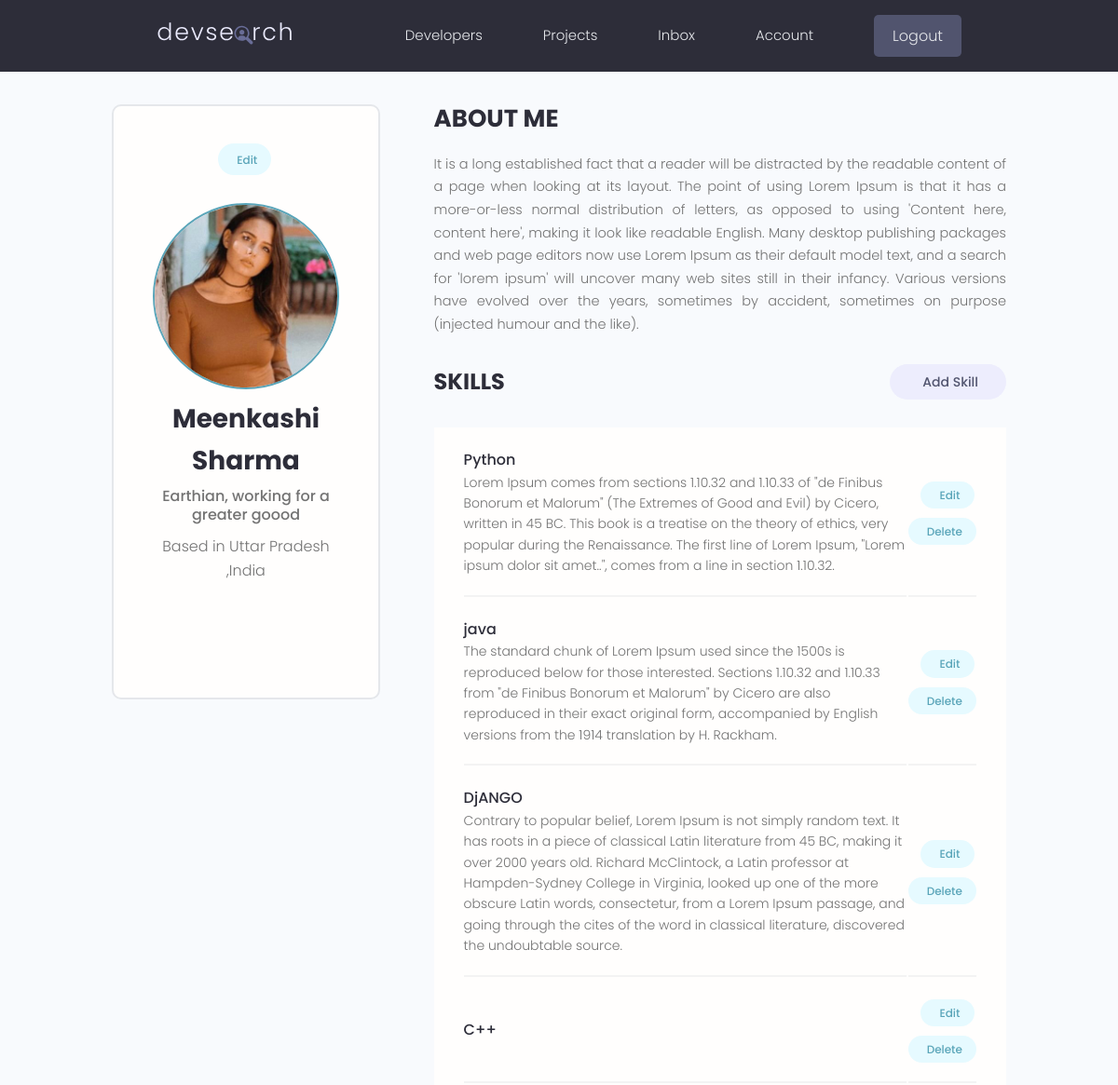
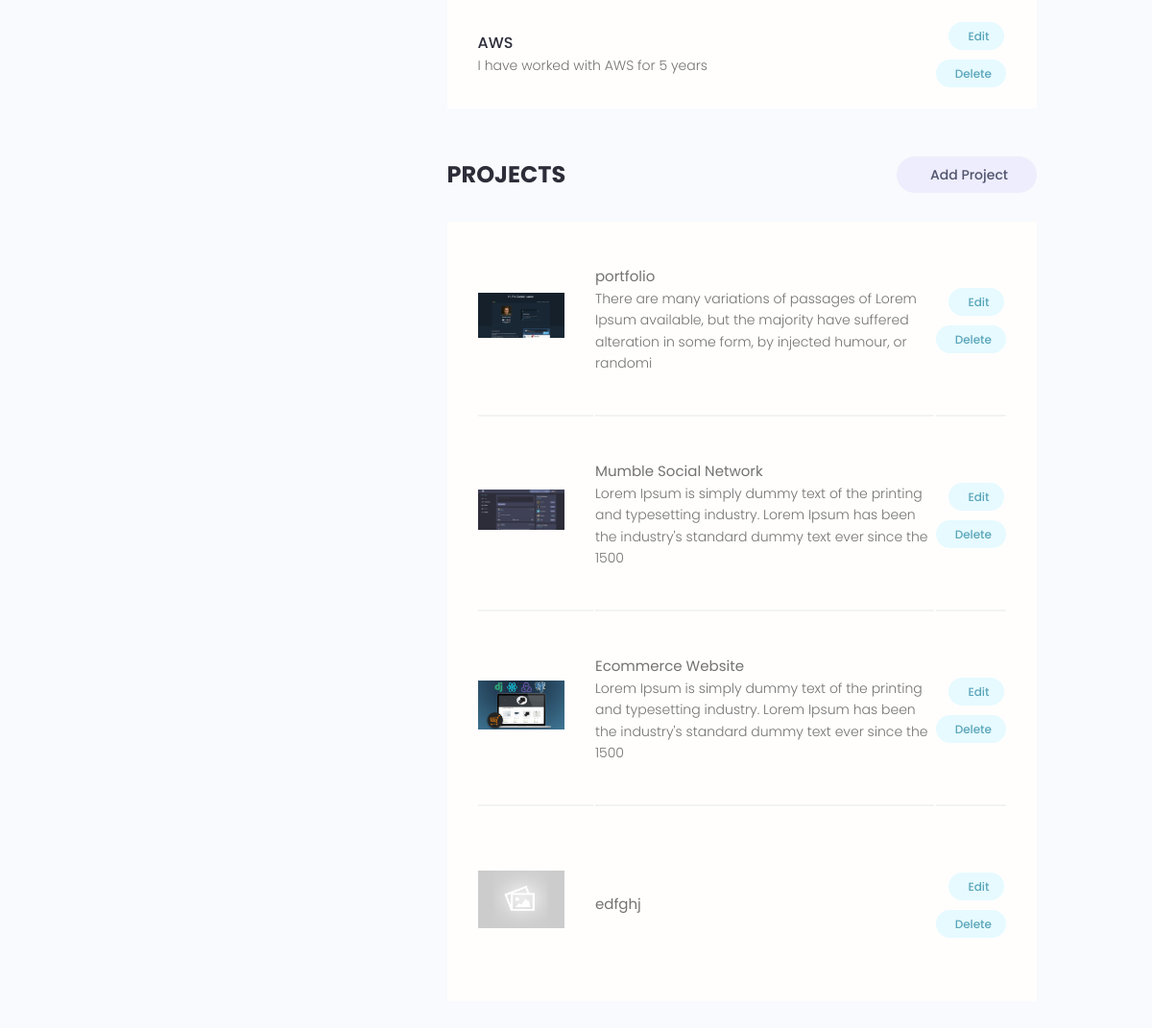
Screenshot of /account/ (signed in) with the database file from the repository (2 pictures, top to bottom).
### users/models.py (models this page shows, shortened)
class Profile(models.Model):
    user = models.OneToOneField(User, on_delete=models.CASCADE,null=True,blank=True)
    name = models.CharField(max_length=200,null=True,blank=True)
    email = models.EmailField(max_length=500,null=True,blank=True)
    username = models.CharField(max_length=200,null=True,blank=True)
    location = models.CharField(max_length=200,null=True,blank=True)
    short_intro = models.CharField(max_length=500,null=True,blank=True)
    bio = models.TextField(blank=True,null=True)
    profile_image = models.ImageField(
        null=True,blank=True, upload_to='profiles/',default ='profiles/user-default.png' )
    social_github = models.CharField(max_length=200,null=True,blank=True)
    social_twitter = models.CharField(max_length=200,null=True,blank=True)
    social_linkedin = models.CharField(max_length=200,null=True,blank=True)
    social_youtube = models.CharField(max_length=200,null=True,blank=True)
    social_website = models.CharField(max_length=200,null=True,blank=True)
    created = models.DateTimeField(auto_now_add=True)
    id = models.UUIDField(default=uuid.uuid4,unique = True,primary_key=True,editable=False)

class Skill(models.Model):
    owner = models.ForeignKey(Profile,on_delete=models.CASCADE,null=True,blank=True)
    name = models.CharField(max_length=200,null=True,blank=True)
    description = models.TextField(null=True,blank=True)
    created = models.DateTimeField(auto_now_add=True)
    id = models.UUIDField(default=uuid.uuid4,unique = True,primary_key=True,editable=False)

### projects/models.py (models this page shows, shortened)
class Project(models.Model):
    owner = models.ForeignKey(Profile,null = True,blank=True,on_delete = models.SET_NULL)
    title = models.CharField(max_length=200)
    description = models.TextField(null = True,blank=True)
    featured_image = models.ImageField(null=True, blank=True, default='default.jpg')
    demo_link = models.CharField(max_length=200,null = True,blank=True)
    source_link  = models.CharField(max_length=200,null = True,blank=True)
    tags = models.ManyToManyField('Tag',blank=True)
    vote_total = models.IntegerField(default=0,null=True,blank=True)
    vote_ratio = models.IntegerField(default=0,null=True,blank=True)
    created = models.DateTimeField(auto_now_add=True)
    id = models.UUIDField(default=uuid.uuid4,unique = True,primary_key=True,editable=False)
    class Meta:
        ordering = ['-vote_ratio','-vote_total','title']

### users/views.py (the view)
# urls.py: path('account/',views.userAccount,name='account'),
@login_required(login_url='login')
def userAccount(request):
    profile = request.user.profile
    skills = profile.skill_set.all()
    projects = profile.project_set.all()
    context = {'profile':profile,'skills':skills,'projects':projects}
    return render(request,'users/account.html', context)

### users/templates/users/account.html (shortened to what this page needs)
{% extends 'main.html' %}
{% block content %}
<main class="settingsPage profile my-md">
  <div class="container">
    <div class="layout">
      <div class="column column--1of3">
        <div class="card text-center">
          <div class="card__body dev">
            <a class="tag tag--pill tag--main settings__btn" href="{% url 'edit-account' %}"
              > Edit</a
            >
            <img
              class="avatar avatar--xl dev__avatar"
              src="{{ profile.profile_image.url }}"
            />
            <h2 class="dev__name">{{profile.name}}</h2>
            <p class="dev__title">{{profile.short_intro}}</p>
            <p class="dev__location">Based in {{profile.location}}</p>
            <ul class="dev__social">
            </ul>
          </div>
        </div>
      </div>
      <div class="column column--2of3">
        <div class="devInfo">
          <h3 class="devInfo__title">About Me</h3>
          <p class="devInfo__about">{{profile.bio}}</p>
        </div>
        <div class="settings">
          <h3 class="settings__title">Skills</h3>
          <a class="tag tag--pill tag--sub settings__btn tag--lg" href="{% url 'create-skill' %}"
            > Add Skill</a
          >
        </div>
        <table class="settings__table">
          {% for skill in skills %}
          <tr>
            <td class="settings__tableInfo">
              <h4>{{skill.name}}</h4>
              <p>{{skill.description}}</p>
            </td>
            <td class="settings__tableActions">
              <a class="tag tag--pill tag--main settings__btn" href="{%  url 'update-skill' skill.id %}"
                > Edit</a
              >
              <a class="tag tag--pill tag--main settings__btn" href="{%  url 'delete-skill' skill.id %}?next=/account"
                > Delete</a
              >
            </td>
          </tr>
          {% endfor %}
        </table>
        <div class="settings">
          <h3 class="settings__title">Projects</h3>
          <a class="tag tag--pill tag--sub settings__btn tag--lg" href="{% url 'create-project' %}"
            > Add Project</a
          >
        </div>
        <table class="settings__table">
          {% for project in projects %}
          <tr>
            <td class="settings__thumbnail">
              <a href="{% url 'project' project.id %}"
                ><img
                  src="{{project.featured_image.url}}"
                  alt="Project Thumbnail"
              /></a>
            </td>
            <td class="settings__tableInfo">
              <Yoga href="{% url 'project' project.id %}">{{project.title}}</a>
              <p>
                {{project.description|slice:'150'}}
              </p>
            </td>
            <td class="settings__tableActions">
              <a class="tag tag--pill tag--main settings__btn" href="{% url 'update-project' project.id %}"
                > Edit</a
              >
              <a class="tag tag--pill tag--main settings__btn" href="{% url 'delete-project' project.id  %}?next=/account"
                > Delete</a
              >
            </td>
          </tr>
          {% endfor %}
        </table>
      </div>
    </div>
  </div>
</main>
{% endblock content %}

### static/styles/app.css (style rules this page uses)
:root { --color-sub: #2d2d39; }
.card { border: 2px solid var(--color-light); }
img { width: 100%; }
.profile .card > .dev { padding: 4rem; }
.dev__avatar { display: block; margin: auto; }
.dev__name { color: var(--color-sub); font-size: 2.8rem; font-weight: 700; margin-top: 1rem; margin-bottom: 0.5rem; }
.dev__title { font-size: 1.6rem; font-weight: 500; line-height: 1.3; }
.dev__location { margin-top: 1rem; }
.dev__social { margin: 3rem 0; list-style: none; display: flex; justify-content: center; gap: 1.5rem; }
.devInfo { margin-bottom: 3rem; }
.devInfo__title, .devInfo__subtitle { font-size: 2.6rem; color: var(--color-sub); text-transform: uppercase; font-weight: 700; margin-bottom: 1.5rem; }
.devInfo__about, .devSkill__info { font-size: 1.45rem; line-height: 1.7; text-align: justify; }
.settingsPage .dev > .settings__btn { display: inline-block; margin-bottom: 3rem; }
.settings { display: flex; justify-content: space-between; align-items: center; }
.settings__title { font-size: 2.4rem; text-transform: uppercase; font-weight: 700; color: var(--color-sub); }
.settings__table { margin-top: 3rem; margin-bottom: 5rem; padding: 0 3rem; background: var(--color-white); }
.settings__table tr { width: 100%; }
.settings__table tr > td { padding: 2rem 0; }
.settings__table tr:not(:last-child) td { border-bottom: 2px solid var(--color-white-light); }
.settings__thumbnail { width: 23%; min-width: 10rem; }
.settings__thumbnail img { padding-right: 3rem; height: 15rem; object-fit: contain; }
.settings__tableInfo { width: 100%; }
.settings__tableInfo h4, .settings__tableInfo a { padding-right: 1rem; width: auto; font-size: 1.6rem; font-weight: 500; color: var(--color-sub); }
.settings__tableInfo p { font-size: 1.4rem; }
.settings__tableActions { text-align: right; }

### static/uikit/styles/modules/_variables.css (style rules this page uses)
:root { --color-main: #5aa5b9; --color-main-light: #e6faff; --color-sub: #3f4156; --color-sub-light: #51546e; --color-sub-lighter: #ededfd; --color-text: #737373; --color-gray: #8b8b8b; --color-light: #e5e7eb; --color-light-gray: #767676; --color-bg: #f8fafd; --color-white: #fffefd; --color-white-light: #f3f3f3; --color-success: #359e64; --color-success-bg: #def8e8; --color-error: #fc4b0b; --color-error-bg: #fff2ee; --font-base: 'Poppins', arial, helvetica, 'Segoe UI', roboto, ubuntu, sans-serif; --font-monospace: 'Fira Code', 'Courier New', courier, monospace; --font-regular: 300; --font-medium: 500; --font-bold: 700; --generic-shadow: 1px 1px 5px #00000010; --generic-transition: all 0.3s ease-in-out; }

### static/uikit/styles/modules/_base.css (style rules this page uses)
* { margin: 0; padding: 0; box-sizing: border-box; text-rendering: optimizeLegibility; color: inherit; font-size: inherit; }
html { font-size: 50%; }
@media only screen and (min-width: 480px) { html { font-size: 56.25%; } }
@media only screen and (min-width: 1200px) { html { font-size: 62.5%; } }
body { line-height: 1.6; font-weight: 400; font-size: 1.5rem; color: var(--color-text); background-color: var(--color-bg); min-height: 100vh; }

### static/uikit/styles/modules/_typography.css (style rules this page uses)
* { font-family: var(--font-base); }
h2 { font-size: 3.6rem; font-weight: var(--font-bold); }
h3 { font-size: 3.2rem; font-weight: var(--font-medium); }
h4 { font-size: 2.8rem; font-weight: var(--font-medium); }
p, span, strong { font-size: 1.6rem; color: var(--color-text); font-weight: var(--font-regular); }
a { padding-bottom: 2px; text-decoration: none; display: inline-block; color: var(--color-main); font-weight: var(--font-medium); }

### static/uikit/styles/modules/_utilities.css (style rules this page uses)
.container { width: 92%; max-width: 165rem; margin: 0 auto; box-sizing: border-box; }
@media screen and (min-width: 1000px) { .container { width: 90%; } }
@media screen and (min-width: 1200px) { .container { width: 80%; } }
.text-center { text-align: center; }
.my-md { margin: 3rem auto; }

### static/uikit/styles/modules/_avatar.css (style rules this page uses)
.avatar { border-radius: 50%; border: 2px solid var(--color-main); object-fit: cover; }
.avatar--xl { height: 20rem; width: 20rem; }

### static/uikit/styles/modules/_card.css (style rules this page uses)
.card { border-radius: 1rem; background-color: var(--color-white); border: 1.5px solid var(--color-light); width: auto; height: auto; margin-top: 0.5rem; margin-bottom: 0.5rem; overflow: hidden; }
.card__body, .card__header { padding: 2rem 2.5rem; }

### static/uikit/styles/modules/_layout.css (style rules this page uses)
.layout { display: flex; flex-flow: row wrap; justify-content: space-between; }
.layout > .column { margin-bottom: 3rem; }
.layout > .column.column--1of3 { flex-basis: 30%; }
.layout > .column.column--2of3 { flex-basis: 64%; }

### rows the page displays
Profile: profile_image (picture), name "Meenkashi Sharma", short_intro "Earthian, working for a greater goood", location "Uttar Pradesh ,India", bio "It is a long established fact that a reader will be distracted by the readable content of a page when looking at its layout. The point of using Lorem Ipsum is that it has a more-or-less normal distribution of letters, as opposed to using 'Content here, content here', making it look like readable English. Many desktop publishing packages and web page editors now use Lorem Ipsum as their default model text, and a search for 'lorem ipsum' will uncover many web sites still in their infancy. Various versions have evolved over the years, sometimes by accident, sometimes on purpose (injected humour and the like)."
Skill: name "Python", description "Lorem Ipsum comes from sections 1.10.32 and 1.10.33 of \"de Finibus Bonorum et Malorum\" (The Extremes of Good and Evil) by Cicero, written in 45 BC. This book is a treatise on the theory of ethics, very popular during the Renaissance. The first line of Lorem Ipsum, \"Lorem ipsum dolor sit amet..\", comes from a line in section 1.10.32."
Skill: name "java", description "The standard chunk of Lorem Ipsum used since the 1500s is reproduced below for those interested. Sections 1.10.32 and 1.10.33 from \"de Finibus Bonorum et Malorum\" by Cicero are also reproduced in their exact original form, accompanied by English versions from the 1914 translation by H. Rackham."
Skill: name "DjANGO", description "Contrary to popular belief, Lorem Ipsum is not simply random text. It has roots in a piece of classical Latin literature from 45 BC, making it over 2000 years old. Richard McClintock, a Latin professor at Hampden-Sydney College in Virginia, looked up one of the more obscure Latin words, consectetur, from a Lorem Ipsum passage, and going through the cites of the word in classical literature, discovered the undoubtable source."
Skill: name "C++"
Skill: name "AWS", description "I have worked with AWS for 5 years"
Project: featured_image (picture), title "portfolio", description "There are many variations of passages of Lorem Ipsum available, but the majority have suffered alteration in some form, by injected humour, or randomi"
Project: featured_image (picture), title "Mumble Social Network", description "Lorem Ipsum is simply dummy text of the printing and typesetting industry. Lorem Ipsum has been the industry's standard dummy text ever since the 1500"
Project: featured_image (picture), title "Ecommerce Website", description "Lorem Ipsum is simply dummy text of the printing and typesetting industry. Lorem Ipsum has been the industry's standard dummy text ever since the 1500"
Project: featured_image (placeholder picture), title "edfghj"
